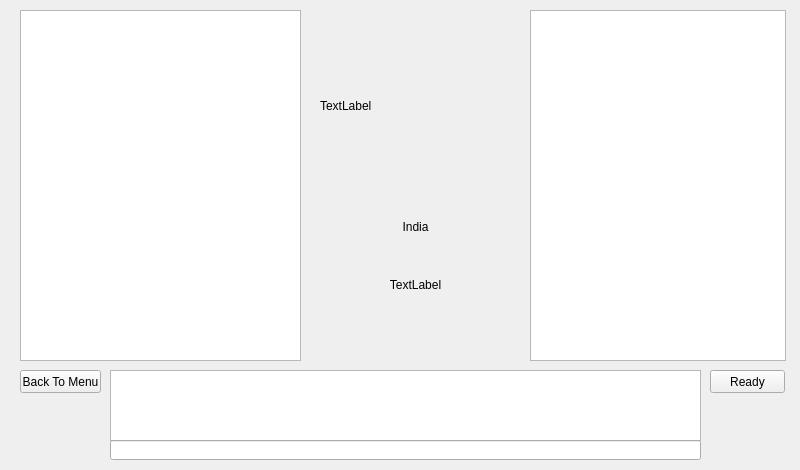
<?xml version="1.0" encoding="UTF-8"?>
<ui version="4.0">
 <class>ClientOptions</class>
 <widget class="QWidget" name="ClientOptions">
  <property name="geometry">
   <rect>
    <x>0</x>
    <y>0</y>
    <width>800</width>
    <height>470</height>
   </rect>
  </property>
  <property name="windowTitle">
   <string>Form</string>
  </property>
  <widget class="QPushButton" name="readyPB">
   <property name="geometry">
    <rect>
     <x>710</x>
     <y>370</y>
     <width>75</width>
     <height>23</height>
    </rect>
   </property>
   <property name="text">
    <string>Ready</string>
   </property>
  </widget>
  <widget class="QListWidget" name="civListWidget">
   <property name="geometry">
    <rect>
     <x>20</x>
     <y>10</y>
     <width>281</width>
     <height>351</height>
    </rect>
   </property>
  </widget>
  <widget class="QLabel" name="playerLeaderImage">
   <property name="geometry">
    <rect>
     <x>320</x>
     <y>10</y>
     <width>191</width>
     <height>191</height>
    </rect>
   </property>
   <property name="frameShape">
    <enum>QFrame::NoFrame</enum>
   </property>
   <property name="text">
    <string>TextLabel</string>
   </property>
  </widget>
  <widget class="QWidget" name="horizontalLayoutWidget">
   <property name="geometry">
    <rect>
     <x>320</x>
     <y>200</y>
     <width>191</width>
     <height>111</height>
    </rect>
   </property>
   <layout class="QVBoxLayout" name="verticalLayout">
    <item>
     <widget class="QLabel" name="playerNationName">
      <property name="text">
       <string>India</string>
      </property>
      <property name="alignment">
       <set>Qt::AlignCenter</set>
      </property>
     </widget>
    </item>
    <item>
     <widget class="QLabel" name="playerLeaderName">
      <property name="text">
       <string>TextLabel</string>
      </property>
      <property name="alignment">
       <set>Qt::AlignCenter</set>
      </property>
     </widget>
    </item>
   </layout>
  </widget>
  <widget class="QPushButton" name="backPB">
   <property name="geometry">
    <rect>
     <x>20</x>
     <y>370</y>
     <width>81</width>
     <height>23</height>
    </rect>
   </property>
   <property name="sizePolicy">
    <sizepolicy hsizetype="Maximum" vsizetype="Fixed">
     <horstretch>0</horstretch>
     <verstretch>0</verstretch>
    </sizepolicy>
   </property>
   <property name="text">
    <string>Back To Menu</string>
   </property>
  </widget>
  <widget class="QListWidget" name="serverView">
   <property name="geometry">
    <rect>
     <x>530</x>
     <y>10</y>
     <width>256</width>
     <height>351</height>
    </rect>
   </property>
  </widget>
  <widget class="QTextBrowser" name="chatBox">
   <property name="geometry">
    <rect>
     <x>110</x>
     <y>370</y>
     <width>591</width>
     <height>71</height>
    </rect>
   </property>
  </widget>
  <widget class="QLineEdit" name="playerMessageBox">
   <property name="geometry">
    <rect>
     <x>110</x>
     <y>440</y>
     <width>591</width>
     <height>20</height>
    </rect>
   </property>
  </widget>
 </widget>
 <resources/>
 <connections>
  <connection>
   <sender>civListWidget</sender>
   <signal>currentTextChanged(QString)</signal>
   <receiver>playerNationName</receiver>
   <slot>setText(QString)</slot>
   <hints>
    <hint type="sourcelabel">
     <x>319</x>
     <y>239</y>
    </hint>
    <hint type="destinationlabel">
     <x>756</x>
     <y>291</y>
    </hint>
   </hints>
  </connection>
 </connections>
</ui>
